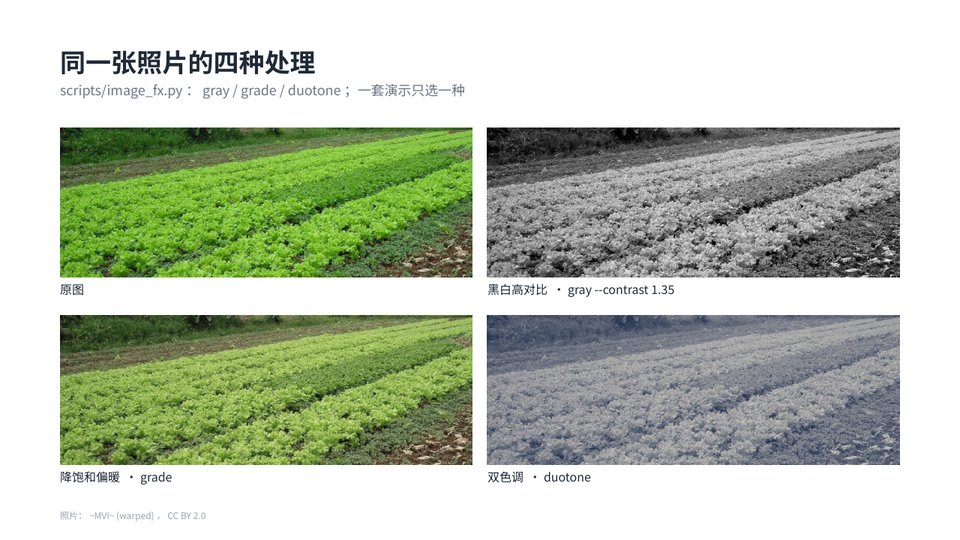
#> input picture ssr-ppt-skill/assets/gallery/imagery/I02-a.jpg, 960 x 540 px
$ python -i image_fx.py   (imports and definitions only)
#> lines starting #> are read from the running program, lines starting #| are printed output that depends on the picture
#!/usr/bin/env python3
"""Photo treatments and generated backgrounds for slides (Pillow). PPTX cannot apply CSS filters, so treat
pictures before inserting them; HTML can use the same files or CSS.

  image_fx.py gray in.jpg out.jpg [--contrast 1.3]           black and white, optional contrast
  image_fx.py duotone in.jpg out.jpg --dark 1B2A4A --light F2E9D8
  image_fx.py grade in.jpg out.jpg --saturation 0.7 --warmth 0.08 [--brightness 1.0]
  image_fx.py darken in.jpg out.jpg --amount 0.45            darker copy to put text on
  image_fx.py round in.jpg out.png --radius 40 [--size 1200x800]   rounded corners (transparent PNG)
  image_fx.py circle in.jpg out.png [--size 800]             round crop for portraits
  image_fx.py grain out.png --size 1280x720 --amount 0.06    transparent noise to lay over a slide
  image_fx.py glow out.png --size 1280x720 --colors FF7A45,FFC145 --bg 07080C
  image_fx.py dots out.png --size 1280x720 --bg FBF8F1 --dot C9C2B4 --gap 24
  image_fx.py halftone out.png --size 1280x720 --colors 0078BF --gap 14       dots that grow across the slide

Keep the treatment the same across a deck (one grade for every photo). Check the result by eye: duotone and
heavy grades can hide the subject; text needs enough contrast on the treated picture.
"""
import argparse
import random
from pathlib import Path

from PIL import Image, ImageChops, ImageDraw, ImageEnhance, ImageFilter, ImageOps


def _rgb(hex_colour):
    h = hex_colour.lstrip("#")
    return tuple(int(h[i:i + 2], 16) for i in (0, 2, 4))


def _open(src, size=None):
    img = Image.open(src).convert("RGB")
    if size:
        img = ImageOps.fit(img, size, Image.LANCZOS)
    return img


# [12 lines left out: functions gray, duotone, not called in this run]


def grade(src, out, saturation=1.0, warmth=0.0, brightness=1.0, contrast=1.0):
    """Shared colour grade: saturation < 1 calms busy photos; warmth > 0 warms, < 0 cools."""
    img = _open(src)
    img = ImageEnhance.Color(img).enhance(saturation)
    img = ImageEnhance.Brightness(img).enhance(brightness)
    img = ImageEnhance.Contrast(img).enhance(contrast)
    if warmth:
        r, g, b = img.split()
        r = r.point(lambda v: min(255, v * (1 + warmth)))
        b = b.point(lambda v: v * (1 - warmth))
        img = Image.merge("RGB", (r, g, b))
    img.save(out, quality=90)
    return Path(out)


# [131 lines left out: functions darken, round_corners, circle, grain, glow, dots and 3 more, not called in this run]


# [2 lines not run here, left out]

>>> import cv2
>>> picture = cv2.imread('../assets/gallery/imagery/I02-a.jpg', cv2.IMREAD_GRAYSCALE)
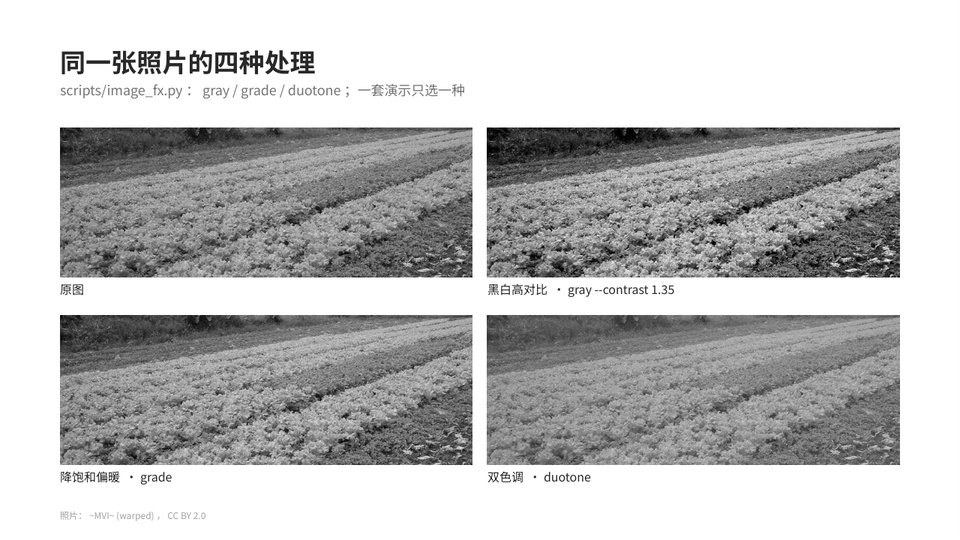
#> picture: shape (540, 960); min 0, max 255, mean 190.9
>>> result = grade(picture, 'out.png')
#> (the run stopped early here; a loop or call above may not have finished)

$ run again, on ssr-ppt-skill/assets/gallery/imagery/I04-a.jpg
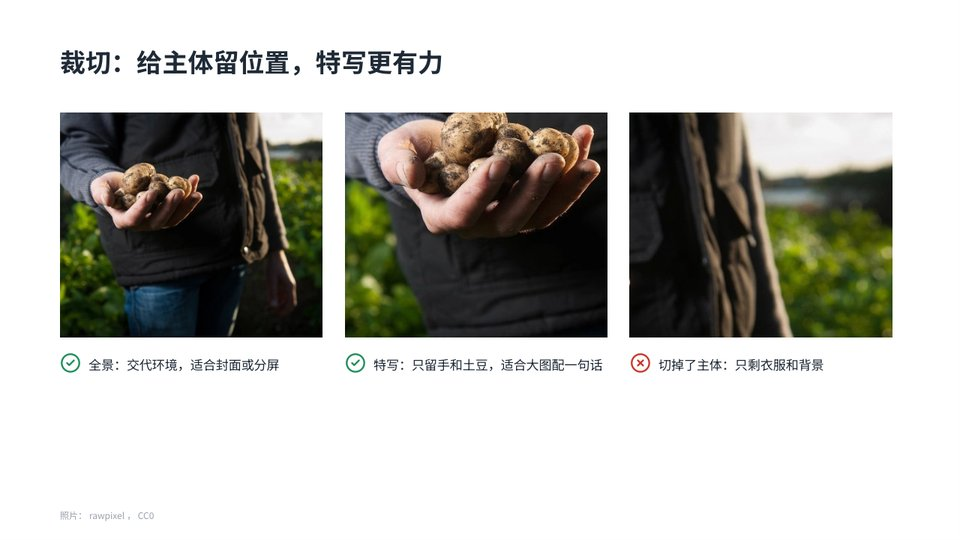
#> input picture ssr-ppt-skill/assets/gallery/imagery/I04-a.jpg, 960 x 540 px
#> `picture = cv2.imread('../assets/gallery/imagery/I02-a.jpg', cv2.IMREAD..`:
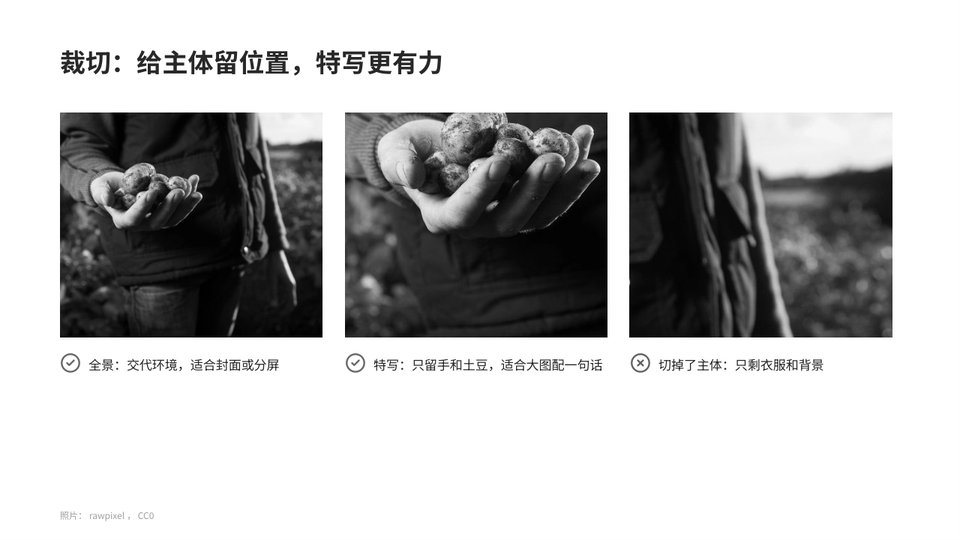
#> picture: shape (540, 960); min 0, max 255, mean 187.4

$ run again, on ssr-ppt-skill/assets/gallery/imagery/I01-a.png
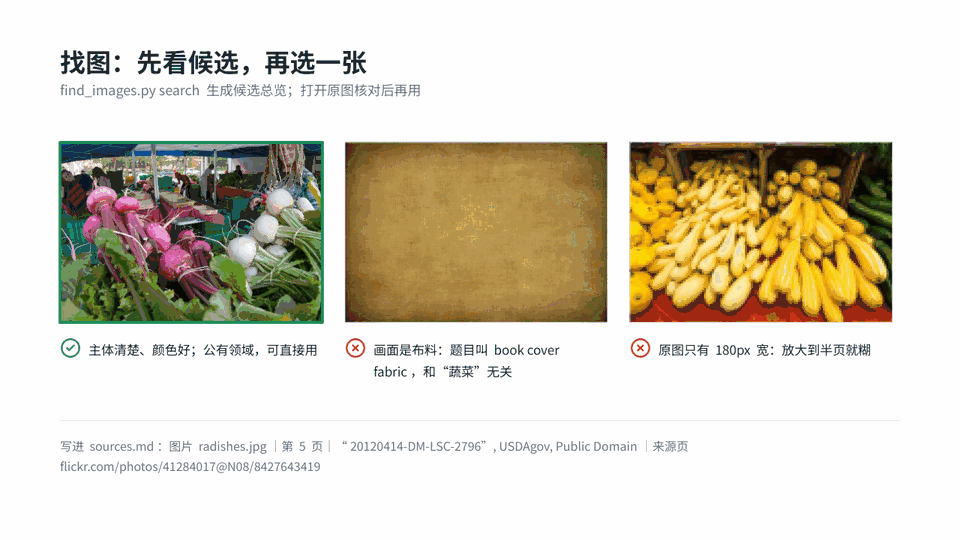
#> input picture ssr-ppt-skill/assets/gallery/imagery/I01-a.png, 960 x 540 px
#> `picture = cv2.imread('../assets/gallery/imagery/I02-a.jpg', cv2.IMREAD..`:
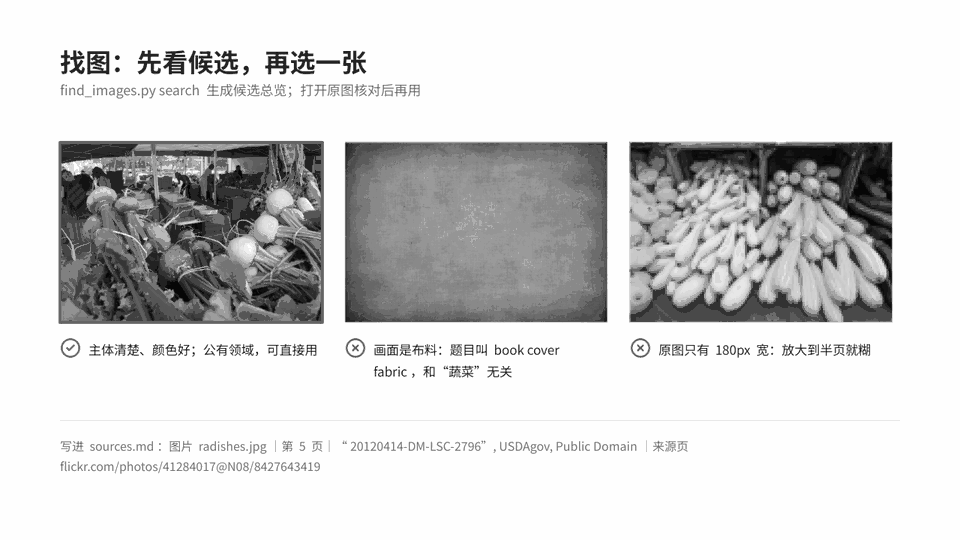
#> picture: shape (540, 960); min 6, max 254, mean 213.6

$ run again, on ssr-ppt-skill/assets/gallery/imagery/I05-a.png
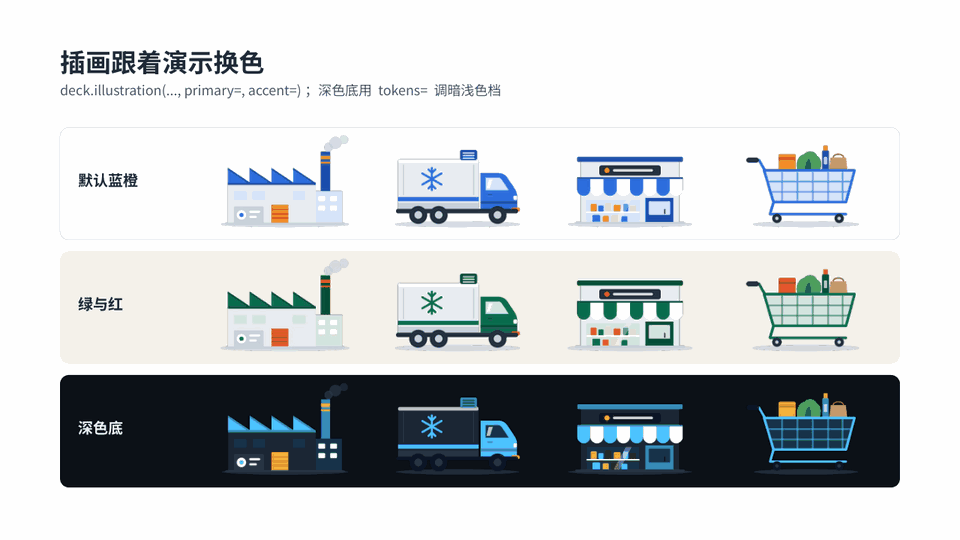
#> input picture ssr-ppt-skill/assets/gallery/imagery/I05-a.png, 960 x 540 px
#> `picture = cv2.imread('../assets/gallery/imagery/I02-a.jpg', cv2.IMREAD..`:
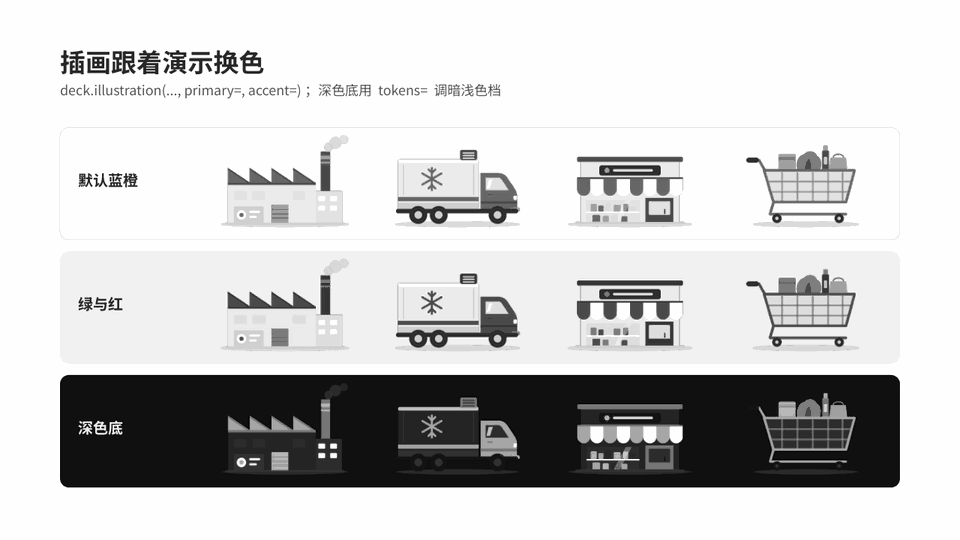
#> picture: shape (540, 960); min 2, max 254, mean 202.8
